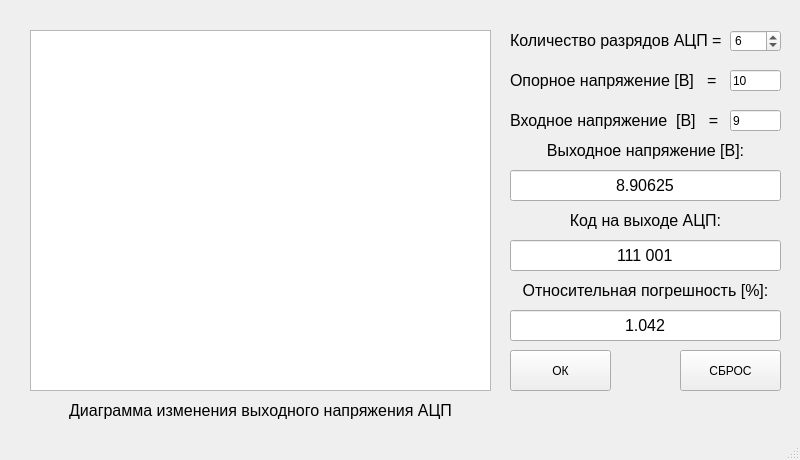
<?xml version="1.0" encoding="UTF-8"?>
<ui version="4.0">
 <class>MainWindow</class>
 <widget class="QMainWindow" name="MainWindow">
  <property name="geometry">
   <rect>
    <x>0</x>
    <y>0</y>
    <width>800</width>
    <height>460</height>
   </rect>
  </property>
  <property name="sizePolicy">
   <sizepolicy hsizetype="Minimum" vsizetype="Minimum">
    <horstretch>0</horstretch>
    <verstretch>0</verstretch>
   </sizepolicy>
  </property>
  <property name="minimumSize">
   <size>
    <width>800</width>
    <height>460</height>
   </size>
  </property>
  <property name="windowTitle">
   <string>MainWindow</string>
  </property>
  <widget class="QWidget" name="centralwidget">
   <widget class="QLabel" name="label">
    <property name="geometry">
     <rect>
      <x>510</x>
      <y>30</y>
      <width>211</width>
      <height>21</height>
     </rect>
    </property>
    <property name="font">
     <font>
      <pointsize>12</pointsize>
     </font>
    </property>
    <property name="text">
     <string>Количество разрядов АЦП = </string>
    </property>
   </widget>
   <widget class="QLineEdit" name="line_ref">
    <property name="geometry">
     <rect>
      <x>730</x>
      <y>70</y>
      <width>51</width>
      <height>21</height>
     </rect>
    </property>
    <property name="text">
     <string>10</string>
    </property>
   </widget>
   <widget class="QLabel" name="label_2">
    <property name="geometry">
     <rect>
      <x>510</x>
      <y>70</y>
      <width>211</width>
      <height>21</height>
     </rect>
    </property>
    <property name="font">
     <font>
      <pointsize>12</pointsize>
     </font>
    </property>
    <property name="text">
     <string>Опорное напряжение [В]   =</string>
    </property>
   </widget>
   <widget class="QSpinBox" name="bit_depth">
    <property name="geometry">
     <rect>
      <x>730</x>
      <y>30</y>
      <width>51</width>
      <height>22</height>
     </rect>
    </property>
    <property name="readOnly">
     <bool>false</bool>
    </property>
    <property name="minimum">
     <number>1</number>
    </property>
    <property name="maximum">
     <number>24</number>
    </property>
    <property name="value">
     <number>6</number>
    </property>
   </widget>
   <widget class="QLineEdit" name="line_input">
    <property name="geometry">
     <rect>
      <x>730</x>
      <y>110</y>
      <width>51</width>
      <height>21</height>
     </rect>
    </property>
    <property name="text">
     <string>9</string>
    </property>
   </widget>
   <widget class="QLabel" name="label_3">
    <property name="geometry">
     <rect>
      <x>510</x>
      <y>110</y>
      <width>211</width>
      <height>21</height>
     </rect>
    </property>
    <property name="font">
     <font>
      <pointsize>12</pointsize>
     </font>
    </property>
    <property name="text">
     <string>Входное напряжение  [В]   =</string>
    </property>
   </widget>
   <widget class="QPushButton" name="pushButton">
    <property name="geometry">
     <rect>
      <x>510</x>
      <y>350</y>
      <width>101</width>
      <height>41</height>
     </rect>
    </property>
    <property name="text">
     <string>ОК</string>
    </property>
   </widget>
   <widget class="QLabel" name="label_4">
    <property name="geometry">
     <rect>
      <x>510</x>
      <y>210</y>
      <width>271</width>
      <height>21</height>
     </rect>
    </property>
    <property name="font">
     <font>
      <pointsize>12</pointsize>
     </font>
    </property>
    <property name="text">
     <string>Код на выходе АЦП:</string>
    </property>
    <property name="alignment">
     <set>Qt::AlignCenter</set>
    </property>
   </widget>
   <widget class="QLineEdit" name="line_code">
    <property name="geometry">
     <rect>
      <x>510</x>
      <y>240</y>
      <width>271</width>
      <height>31</height>
     </rect>
    </property>
    <property name="font">
     <font>
      <pointsize>12</pointsize>
      <weight>50</weight>
      <bold>false</bold>
     </font>
    </property>
    <property name="text">
     <string>111 001</string>
    </property>
    <property name="alignment">
     <set>Qt::AlignCenter</set>
    </property>
    <property name="readOnly">
     <bool>true</bool>
    </property>
   </widget>
   <widget class="QLabel" name="label_5">
    <property name="geometry">
     <rect>
      <x>510</x>
      <y>280</y>
      <width>271</width>
      <height>21</height>
     </rect>
    </property>
    <property name="font">
     <font>
      <pointsize>12</pointsize>
     </font>
    </property>
    <property name="text">
     <string>Относительная погрешность [%]:</string>
    </property>
    <property name="alignment">
     <set>Qt::AlignCenter</set>
    </property>
   </widget>
   <widget class="QLineEdit" name="line_error">
    <property name="geometry">
     <rect>
      <x>510</x>
      <y>310</y>
      <width>271</width>
      <height>31</height>
     </rect>
    </property>
    <property name="font">
     <font>
      <pointsize>12</pointsize>
      <weight>50</weight>
      <bold>false</bold>
     </font>
    </property>
    <property name="text">
     <string>1.042</string>
    </property>
    <property name="alignment">
     <set>Qt::AlignCenter</set>
    </property>
    <property name="readOnly">
     <bool>true</bool>
    </property>
   </widget>
   <widget class="QLabel" name="label_6">
    <property name="geometry">
     <rect>
      <x>30</x>
      <y>400</y>
      <width>461</width>
      <height>21</height>
     </rect>
    </property>
    <property name="font">
     <font>
      <pointsize>12</pointsize>
     </font>
    </property>
    <property name="text">
     <string>Диаграмма изменения выходного напряжения АЦП</string>
    </property>
    <property name="alignment">
     <set>Qt::AlignCenter</set>
    </property>
   </widget>
   <widget class="QPlainTextEdit" name="plainTextEdit">
    <property name="geometry">
     <rect>
      <x>30</x>
      <y>30</y>
      <width>461</width>
      <height>361</height>
     </rect>
    </property>
   </widget>
   <widget class="QPushButton" name="pushButton_2">
    <property name="geometry">
     <rect>
      <x>680</x>
      <y>350</y>
      <width>101</width>
      <height>41</height>
     </rect>
    </property>
    <property name="text">
     <string>СБРОС</string>
    </property>
   </widget>
   <widget class="QLabel" name="label_7">
    <property name="geometry">
     <rect>
      <x>510</x>
      <y>140</y>
      <width>271</width>
      <height>21</height>
     </rect>
    </property>
    <property name="font">
     <font>
      <pointsize>12</pointsize>
     </font>
    </property>
    <property name="text">
     <string>Выходное напряжение [В]:</string>
    </property>
    <property name="alignment">
     <set>Qt::AlignCenter</set>
    </property>
   </widget>
   <widget class="QLineEdit" name="line_output">
    <property name="geometry">
     <rect>
      <x>510</x>
      <y>170</y>
      <width>271</width>
      <height>31</height>
     </rect>
    </property>
    <property name="font">
     <font>
      <pointsize>12</pointsize>
      <weight>50</weight>
      <bold>false</bold>
     </font>
    </property>
    <property name="autoFillBackground">
     <bool>false</bool>
    </property>
    <property name="text">
     <string>8.90625</string>
    </property>
    <property name="alignment">
     <set>Qt::AlignCenter</set>
    </property>
    <property name="readOnly">
     <bool>true</bool>
    </property>
   </widget>
  </widget>
  <widget class="QMenuBar" name="menubar">
   <property name="geometry">
    <rect>
     <x>0</x>
     <y>0</y>
     <width>800</width>
     <height>21</height>
    </rect>
   </property>
  </widget>
  <widget class="QStatusBar" name="statusbar"/>
 </widget>
 <resources/>
 <connections/>
</ui>
